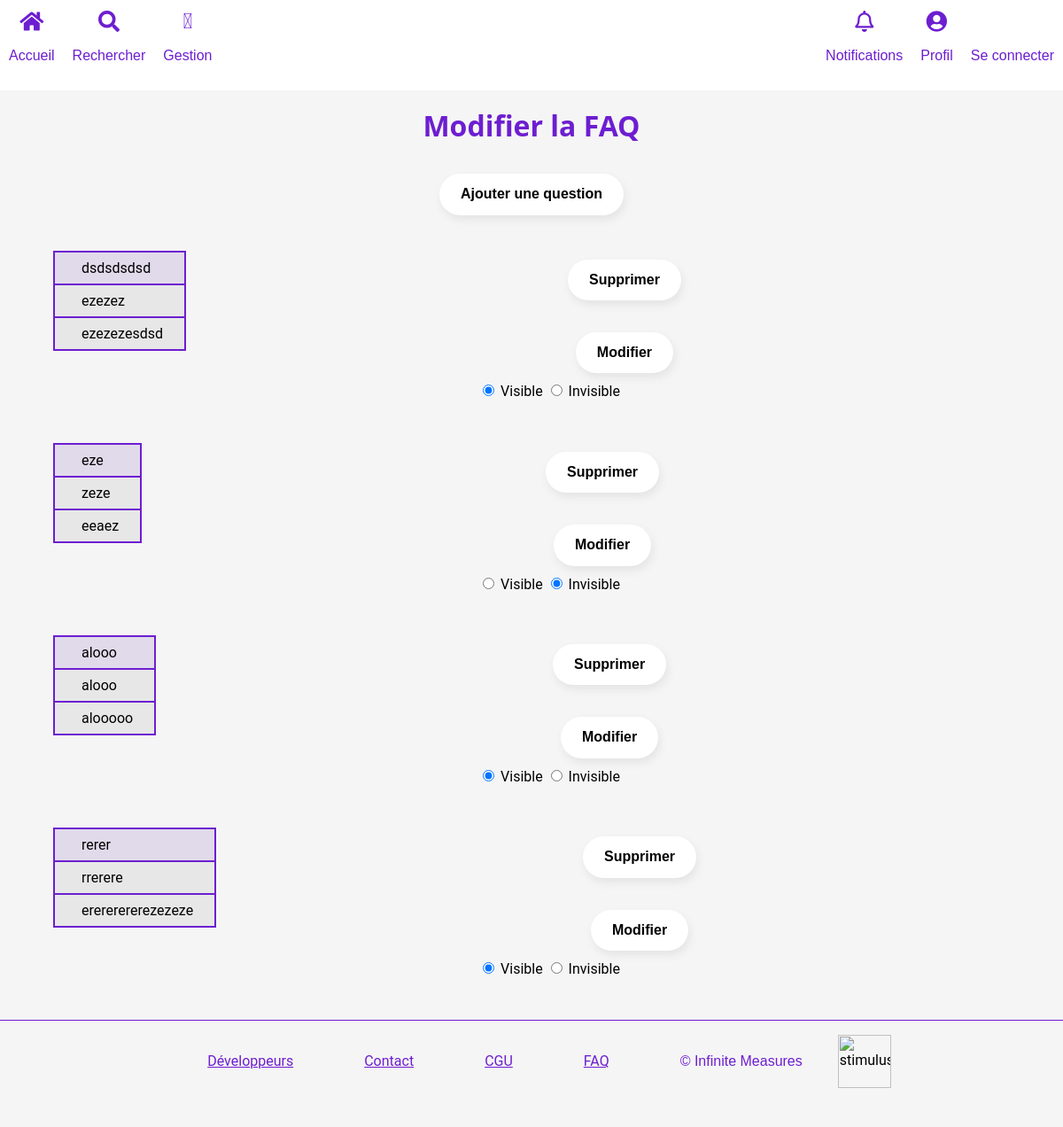
Screenshot of /faqs/edit with the database file from the repository.
### tables this page shows
CREATE TABLE `faq_questions` (
  `id` int(11) NOT NULL,
  `supervisor_id` int(11) DEFAULT NULL,
  `title` varchar(255) DEFAULT NULL,
  `answer` varchar(255) DEFAULT NULL,
  `subject` varchar(255) DEFAULT NULL,
  `visible` tinyint(1) NOT NULL DEFAULT '1'
);

### app/controllers/Faqs.php (called while the page is built, shortened)
<?php
class Faqs extends Controller {
    public function __construct() {
        $this->faqModel = $this->model('Faq');
    }
    public function edit() {
        $faq_questions=$this->faqModel->Question();
        $this->view('faqs/edit',$faq_questions);
    }
}
?>

### app/libraries/Core.php (called while the page is built, shortened)
<?php
  class Core {
    protected $currentMethod = 'index';
    public function __construct() {
      $url = $this->getUrl();
      if (file_exists('../app/controllers/' . ucwords($url[0]). '.php')) {
        unset($url[0]);
      }
      $this->currentController = new $this->currentController;
      if (isset($url[1])) {
        if (method_exists($this->currentController, $url[1])) {
          $this->currentMethod = $url[1];
          unset($url[1]);
        }
      }
      $this->params = $url ? array_values($url) : [];
      call_user_func_array([$this->currentController, $this->currentMethod], $this->params);
    }
    public function getUrl() {
      if (isset($_GET['url'])) {
        $url = rtrim($_GET['url'], '/');
        $url = filter_var($url, FILTER_SANITIZE_URL);
        $url = explode('/', $url);
        return $url;
      }
    }
  }
?>

### public/index.php (called while the page is built, shortened)
<?php
  $init = new Core;
?>

### app/libraries/Database.php (called while the page is built, shortened)
<?php
  class Database {
    private $host = DB_HOST;
    private $user = DB_USER;
    private $pass = DB_PASS;
    private $dbname = DB_NAME;
    private $dbh;
    private $stmt;
    public function __construct() {
      $dsn = 'mysql:host=' . $this->host . ';dbname=' . $this->dbname;
      $options = array(
        PDO::ATTR_PERSISTENT => true,
        PDO::ATTR_ERRMODE => PDO::ERRMODE_EXCEPTION
      );
      try {
        $this->dbh = new PDO($dsn, $this->user, $this->pass, $options);
      } catch(PDOException $e) {
        $this->error = $e->getMessage();
        echo $this->error;
      }
    }
    public function query($sql) {
      $this->stmt = $this->dbh->prepare($sql);
    }
    public function execute() {
      try{
      return $this->stmt->execute();
      }
      catch (PDOException $e){
        $this->error = $e->getMessage();
        echo $this->error;
      }
    }
    public function resultSet() {
      $this->execute();
      return $this->stmt->fetchAll(PDO::FETCH_OBJ);
    }
  }
?>

### app/models/Faq.php (called while the page is built, shortened)
<?php
class Faq {
    private $db;
    public function __construct() {
        $this->db = new Database;
    }
    public function Question() {
        $this->db->query('SELECT * FROM faq_questions ');
        return $faq_questions=$this->db->resultSet();
    }
}
?>

### app/views/faqs/edit.php (the view, shortened to what this page needs)
 <?php require APPROOT . '/views/inc/header.php'; ?>
 <div class="container">
    <h1>Modifier la FAQ</h1>
    <div>
    <input class="btn-primary" type=button onclick=window.location.href='./new'; value='Ajouter une question' />
    </div>
    <div class='body-under-container'>
<?php foreach($data as $faq_question): ?>
    <div>
    <table>
        <thead>
        <tr>
            <td>
                <?= $faq_question->subject ?>
            </td>
        </tr>
        </thead>
        <tbody>
        <tr>
            <td>
                <?= $faq_question->title ?>
            </td>
        </tr>
        <tr>
            <td class="reponse">
                <?= $faq_question->answer ?>
            </td>
        </tr>
        </tbody>
    </table>
    <?php $num=$faq_question->id ?>
        <ul>
            <li>
                <form method="post">
                    <button class="btn-primary" type=submit name="idSupp" value=<?php echo($num)?> >Supprimer </button>
            </li>
            <li>
                <button formaction ='./new' class="btn-primary" type=submit name="newQuestion" value=<?php echo($num)?> >Modifier </button>
            </li>
            <li>
                <?php $visible=$faq_question->visible; ?>
                <?php
                $name='Question'.$num;
                ?>
                <?php if ($visible==1){ ?>
                    <input type="radio" name='<?php echo($name) ?>' value=<?php echo($visible)?> id='visible'checked/>
                    <label for="visible">Visible</label>
                    <input onchange='this.form.submit()' type="radio" name='<?php echo($name) ?>' value=<?php echo($visible)?> id="invisible" />
                    <label for="invisible">Invisible</label>
                <?php } ?>
                <?php if ($visible==0){ ?>
                    <input onchange='this.form.submit()' type="radio" name='<?php echo($name) ?>' value=<?php echo($visible)?> id='visible' />
                    <label for="visible">Visible</label>
                    <input type="radio" name='<?php echo($name) ?>' value=<?php echo($visible)?> id="invisible" checked />
                    <label for="invisible">Invisible</label>
                <?php } ?>
            </li>
        </ul>
        </div>
<?php endforeach ; ?>
    </div>
</div>
<?php require APPROOT . '/views/inc/footer.php'; ?>

### public/css/config.css (style rules this page uses)
h1, h2, h3, h4, h5, h6 { font-family: "Open Sans", sans-serif; color: var(--primary-color); }
:root { --primary-color: #6d1ed1; }
body { background: whitesmoke; }

### public/css/components/container.css (style rules this page uses)
.container { padding-right: 15px; padding-left: 15px; margin-right: auto; margin-left: auto; margin-top: 120px; min-height: 70vh; text-align: center; }
@media (min-width: 768px) { .container { width: 750px; } }
@media (min-width: 992px) { .container { width: 970px; } }
@media (min-width: 1200px) { .container { width: 1170px; } }

### public/css/components/buttons/btn_primary.css (style rules this page uses)
.btn-primary { all: unset; cursor: pointer; background: white; color: black; padding: 12px 24px; margin: 10px; border-radius: 36px; box-shadow: 2px 5px 10px #e4e4e4; font-weight: bold; font-size: 16px; font-family: "Montserrat", sans-serif; transition: background 0.3s ease; }

### public/css/users/test_results.css (style rules this page uses)
table, th, td { border: 2px solid var(--primary-color); border-collapse: collapse; }
th, td { padding-right: 24px; }

### rows the page displays
faq_questions: subject "dsdsdsdsd", title "ezezez", answer "ezezezesdsd", $num 53 (drawn)
faq_questions: subject "eze", title "zeze", answer "eeaez", $num 51 (drawn)
faq_questions: subject "alooo", title "alooo", answer "alooooo", $num 55 (drawn)
faq_questions: subject "rerer", title "rrerere", answer "erererererezezeze", $num 61 (drawn)
